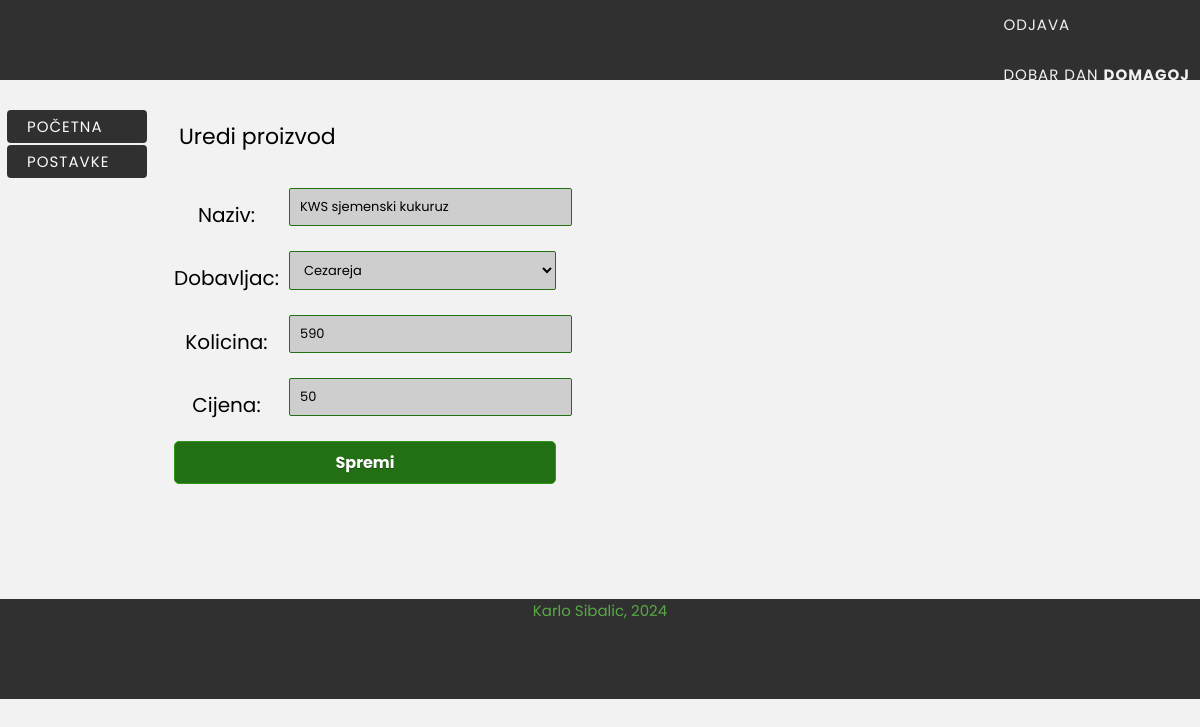
The app's page /editlist.php?name=product&id=300 (signed in) with its own data.
### tables this page shows
CREATE TABLE IF NOT EXISTS `product` (
`product_id` int(11) NOT NULL,
  `supplier_id` int(6) NOT NULL,
  `product_name` varchar(50) NOT NULL,
  `quantity` int(11) NOT NULL DEFAULT '0',
  `market_price` int(7) NOT NULL
);

### editlist.php (the view, shortened to what this page needs)
<?php
require_once("include/header.php");
$connect = mysqli_connect(DB_SERVER, DB_USER, DB_PASSWORD, DB_NAME);
?>
<div id="body">
    <?php include_once("include/left_content.php"); ?>
    <div class="rcontent">
        <?php
        if(!strcmp(strtolower($_GET['name']),"product") && isset($_GET['success'])){
            $result = mysqli_query($connect, "UPDATE product SET product_name='{$_POST['product_name']}', supplier_id={$_POST['supplier']}, quantity={$_POST['quantity']}, market_price={$_POST['mprice']} WHERE product_id='{$_POST['product_id']}'");
            if(!$result){
                echo "Promjena NIJE uspjela! ".mysqli_error($connect);
            } else {
                echo "<h1><span>Promjena je uspjela!</span></h1>";
            }
        } else {
            if(isset($_GET['name']) && isset($_GET['id'])){
                if(!strcmp(strtolower($_GET['name']),"product")){
                    echo "<h1><span>Uredi proizvod</span></h1>";
                    echo "<div id='data'>";
                    $plist = mysqli_query($connect, "SELECT * FROM product WHERE product_id='{$_GET['id']}'");
                    $plist = mysqli_fetch_array($plist);
                    echo "<form method='post' action='editlist.php?name=product&success=1'>
                            <table>
                                <tr><td style='padding:5px'>Naziv: </td><td><input name='product_name' type='text' value='{$plist['product_name']}' /></td></tr>
                                <input type='hidden' name='product_id' value='{$plist['product_id']}' />";
                    echo        "</select>
                                </td></tr>
                                <tr><td style='padding:5px'>Dobavljac: </td>
                                <td><select name='supplier'>";
                    $supplier_set = mysqli_query($connect, "SELECT sid, sdealer FROM supplier");
                    while($row = mysqli_fetch_array($supplier_set)){
                        if($row['sid'] == $plist['supplier_id']) {
                            echo "<option value='{$row['sid']}' selected='selected'>{$row['sdealer']}</option>";
                        } else {
                            echo "<option value='{$row['sid']}'>{$row['sdealer']}</option>";
                        }
                    }
                    echo        "</select></td></tr>
                                <tr><td style='padding:5px'>Kolicina: </td><td><input name='quantity' type='text' value='{$plist['quantity']}' /></td></tr>
                                <tr><td style='padding:5px'>Cijena: </td><td><input name='mprice' type='text' value='{$plist['market_price']}' /></td></tr>
                                <tr><td style='padding:5px' colspan='2'><input type='submit' value='Spremi' /></td></tr>
                            </table></form>";
                    echo "</div>";
                }
            }
        }
        ?>
    </div>
</div>
<?php
require_once("include/footer.php");
?>

### css/outline.css (style rules this page uses)
html * { font-family: 'Poppins', sans-serif; }
body { margin-left:auto; margin-right:auto; background-color: #f2f2f2; background-repeat: repeat, no-repeat; background-position: center center; background-attachment: fixed; -webkit-background-size: auto, cover; -moz-background-size: auto, cover; -o-background-size: auto, cover; background-size: auto, cover; color: #000; font-family: 'Josefin Slab', Arial, sans-serif; font-size: 20px; }
h1 { margin:0px; padding:20px; font-size:42px; color:#000; text-align:left; font-weight:400; }
h1 span { font-size:22px; color:#000; padding-top:10px; }
.rcontent { position:relative; width:84%; margin:0px 5px; float:left; overflow:auto; padding-bottom:100px; }
#data { padding:10px; }
#itemList th,td { padding:5px; text-align:center; }

### css/menu.css (style rules this page uses)
html * { font-family: 'Poppins', sans-serif; }

### records on screen
product: product_name "KWS sjemenski kukuruz", quantity "590", mprice "50"

### other values on screen
$_SESSION['username'] "DOMAGOJ"
form field supplier "Cezareja"
